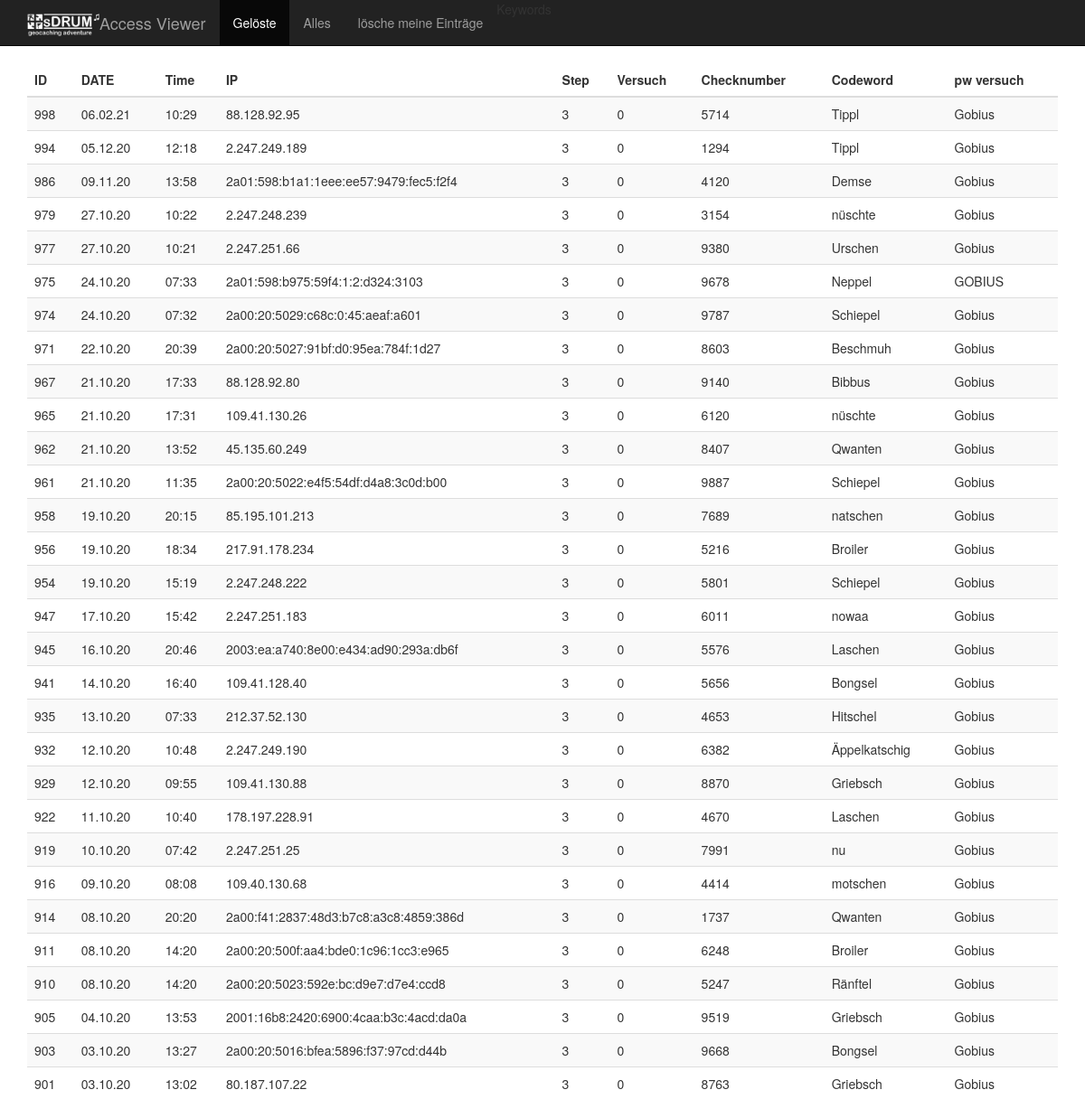
The page /show_access1.php?a=view&mode=solved on the database its author committed.
### tables this page shows
CREATE TABLE "access_list" (
	`id`	INTEGER PRIMARY KEY AUTOINCREMENT,
	`ip_adress`	TEXT,
	`ts`	INTEGER,
	`pw`	TEXT,
	`try`	INTEGER,
	`step`	INTEGER,
	`cross`	INTEGER,
	`codeword`	TEXT
);

### show_access1.php (the view, shortened to what this page needs)
<!DOCTYPE html>
<html lang="de">
  <head>
    <link href="include/bootstrap-3.3.5-dist/css/bootstrap.min.css" rel="stylesheet">
  </head>
  <body>
    <nav class="navbar navbar-default navbar-fixed-top navbar-inverse">
      <div class="container">
        <div class="navbar-header">
          <a class="navbar-brand" href="#">Access Viewer<img src="sDRUM_Logo_invers.png" style="width:80px; float:left;"/></a>
        </div>
        <div id="navbar" class="navbar-collapse collapse">
          <ul class="nav navbar-nav">
            <li class="active"><a href="show_access1.php?a=view&mode=solved">Gelöste</a></li>
            <li><a href="show_access1.php?a=view&mode=all">Alles</a></li>
            <li><a href="show_access1.php?a=drop_me&mode=">lösche meine Einträge</a></li>
            <li id="menu_keywords">Keywords</li>
          </ul>
        </div>
      </div>
    </nav>
    <div class="container">
   <div class="table-responsive">
<?php
$action = '';
function ts_short($ts)
{
  $temp = bcdiv($ts, 86400, 0);
  return ($temp);
}
function get_table($mode)
{
  $db = new SQLite3(DB_NAME);
  if(($mode == '')||($mode == 'solved')){
    $q = "SELECT * FROM access_list WHERE step == 3 ORDER BY ts DESC LIMIT 30";
  }else{
    $q = "SELECT * FROM access_list ORDER BY ts DESC LIMIT 30";
  }
$results = $db->query($q);
  $tbl = "<table class=\"table table-striped\">";
  $tbl .= "<thead style=\"text-align:left;\">";
  $tbl .= "<tr>";
  $tbl .= "<th >ID</th>";
  $tbl .= "<th >DATE</th>";
  $tbl .= "<th >Time</th>";
  $tbl .= "<th >IP</th>";
  $tbl .= "<th >Step</th>";
  $tbl .= "<th >Versuch</th>";
  $tbl .= "<th >Checknumber</th>";
  $tbl .= "<th >Codeword</th>";
  $tbl .= "<th >pw versuch</th>";
  $tbl .= "</tr>";
  $tbl .= "</thead>";
  $tbl .= "<tbody>";
  while ($row = $results->fetchArray()) {
     $css = '';
     $css_wrong = '';
       $datum = date("d.m.y",$row['ts'] );
     $tbl .= "<tr $css $css_wrong>";
     $tbl .= "<td>".$row['id']."</td>";
     $tbl .= "<td>".$datum."</td>";
     $tbl .= "<td>".date("H:i",$row['ts'] )."</td>";
     $tbl .= "<td>".$row['ip_adress']."</td>";
     $tbl .= "<td>".$row['step']."</td>";
     $tbl .= "<td>".$row['try']."</td>";
     $tbl .= "<td>".$row['cross']."</td>";
     $tbl .= "<td>".$row['codeword']."</td>";
     $tbl .= "<td>".$row['pw']."</td>";
     $tbl .= "</tr>";
  }
  $tbl .= "</tbody>";
  $tbl .= '</table>';
  return $tbl;
}
if (isset($_REQUEST['a']))
{
  $action = $_REQUEST['a'];
  $mode = '';
  if(isset($_REQUEST['mode'])){$mode = $_REQUEST['mode'];}
}
if($action == 'view')
{
  print get_table($mode);
}
?>
    </div>
    </div>
  </body>
</html>

### show_access1.php (style rules this page uses)
body { padding-top: 70px; }

### rows shown on the page
access_list: id "998", ts "06.02.21", ts "10:29", ip_adress "88.128.92.95", step "3", try "0", cross "5714", codeword "Tippl", pw "Gobius"
access_list: id "994", ts "05.12.20", ts "12:18", ip_adress "2.247.249.189", step "3", try "0", cross "1294", codeword "Tippl", pw "Gobius"
access_list: id "986", ts "09.11.20", ts "13:58", ip_adress "2a01:598:b1a1:1eee:ee57:9479:fec5:f2f4", step "3", try "0", cross "4120", codeword "Demse", pw "Gobius"
access_list: id "979", ts "27.10.20", ts "10:22", ip_adress "2.247.248.239", step "3", try "0", cross "3154", codeword "nüschte", pw "Gobius"
access_list: id "977", ts "27.10.20", ts "10:21", ip_adress "2.247.251.66", step "3", try "0", cross "9380", codeword "Urschen", pw "Gobius"
access_list: id "975", ts "24.10.20", ts "07:33", ip_adress "2a01:598:b975:59f4:1:2:d324:3103", step "3", try "0", cross "9678", codeword "Neppel", pw "GOBIUS"
access_list: id "974", ts "24.10.20", ts "07:32", ip_adress "2a00:20:5029:c68c:0:45:aeaf:a601", step "3", try "0", cross "9787", codeword "Schiepel", pw "Gobius"
access_list: id "971", ts "22.10.20", ts "20:39", ip_adress "2a00:20:5027:91bf:d0:95ea:784f:1d27", step "3", try "0", cross "8603", codeword "Beschmuh", pw "Gobius"
access_list: id "967", ts "21.10.20", ts "17:33", ip_adress "88.128.92.80", step "3", try "0", cross "9140", codeword "Bibbus", pw "Gobius"
access_list: id "965", ts "21.10.20", ts "17:31", ip_adress "109.41.130.26", step "3", try "0", cross "6120", codeword "nüschte", pw "Gobius"
access_list: id "962", ts "21.10.20", ts "13:52", ip_adress "45.135.60.249", step "3", try "0", cross "8407", codeword "Qwanten", pw "Gobius"
access_list: id "961", ts "21.10.20", ts "11:35", ip_adress "2a00:20:5022:e4f5:54df:d4a8:3c0d:b00", step "3", try "0", cross "9887", codeword "Schiepel", pw "Gobius"
access_list: id "958", ts "19.10.20", ts "20:15", ip_adress "85.195.101.213", step "3", try "0", cross "7689", codeword "natschen", pw "Gobius"
access_list: id "956", ts "19.10.20", ts "18:34", ip_adress "217.91.178.234", step "3", try "0", cross "5216", codeword "Broiler", pw "Gobius"
access_list: id "954", ts "19.10.20", ts "15:19", ip_adress "2.247.248.222", step "3", try "0", cross "5801", codeword "Schiepel", pw "Gobius"
access_list: id "947", ts "17.10.20", ts "15:42", ip_adress "2.247.251.183", step "3", try "0", cross "6011", codeword "nowaa", pw "Gobius"
access_list: id "945", ts "16.10.20", ts "20:46", ip_adress "2003:ea:a740:8e00:e434:ad90:293a:db6f", step "3", try "0", cross "5576", codeword "Laschen", pw "Gobius"
access_list: id "941", ts "14.10.20", ts "16:40", ip_adress "109.41.128.40", step "3", try "0", cross "5656", codeword "Bongsel", pw "Gobius"
access_list: id "935", ts "13.10.20", ts "07:33", ip_adress "212.37.52.130", step "3", try "0", cross "4653", codeword "Hitschel", pw "Gobius"
access_list: id "932", ts "12.10.20", ts "10:48", ip_adress "2.247.249.190", step "3", try "0", cross "6382", codeword "Äppelkatschig", pw "Gobius"
access_list: id "929", ts "12.10.20", ts "09:55", ip_adress "109.41.130.88", step "3", try "0", cross "8870", codeword "Griebsch", pw "Gobius"
access_list: id "922", ts "11.10.20", ts "10:40", ip_adress "178.197.228.91", step "3", try "0", cross "4670", codeword "Laschen", pw "Gobius"
access_list: id "919", ts "10.10.20", ts "07:42", ip_adress "2.247.251.25", step "3", try "0", cross "7991", codeword "nu", pw "Gobius"
access_list: id "916", ts "09.10.20", ts "08:08", ip_adress "109.40.130.68", step "3", try "0", cross "4414", codeword "motschen", pw "Gobius"
access_list: id "914", ts "08.10.20", ts "20:20", ip_adress "2a00:f41:2837:48d3:b7c8:a3c8:4859:386d", step "3", try "0", cross "1737", codeword "Qwanten", pw "Gobius"
access_list: id "911", ts "08.10.20", ts "14:20", ip_adress "2a00:20:500f:aa4:bde0:1c96:1cc3:e965", step "3", try "0", cross "6248", codeword "Broiler", pw "Gobius"
access_list: id "910", ts "08.10.20", ts "14:20", ip_adress "2a00:20:5023:592e:bc:d9e7:d7e4:ccd8", step "3", try "0", cross "5247", codeword "Ränftel", pw "Gobius"
access_list: id "905", ts "04.10.20", ts "13:53", ip_adress "2001:16b8:2420:6900:4caa:b3c:4acd:da0a", step "3", try "0", cross "9519", codeword "Griebsch", pw "Gobius"
access_list: id "903", ts "03.10.20", ts "13:27", ip_adress "2a00:20:5016:bfea:5896:f37:97cd:d44b", step "3", try "0", cross "9668", codeword "Bongsel", pw "Gobius"
access_list: id "901", ts "03.10.20", ts "13:02", ip_adress "80.187.107.22", step "3", try "0", cross "8763", codeword "Griebsch", pw "Gobius"
